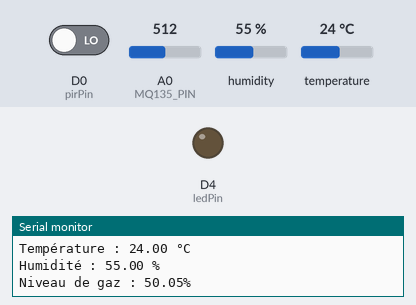
A sketch run on a simulated ESP8266 (NodeMCU). On the bench: output pins drawn as LEDs (lit = HIGH), the last lines printed to the serial monitor. The test bench sets the inputs (shaded band); at power-on: D0 (pirPin) LOW, A0 (MQ135_PIN) = 512, humidity 55 %, temperature 24 °C. WiFi joins after 1.5 s; servers stay silent unless stated; no MQTT or app messages arrive unless stated.

Above: at 2.7 s.
2.8 s: D0 (pirPin) driven HIGH
At 4.9 s:
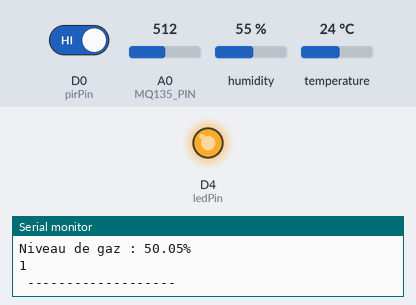
5.2 s: D0 (pirPin) driven LOW
At 6.3 s:
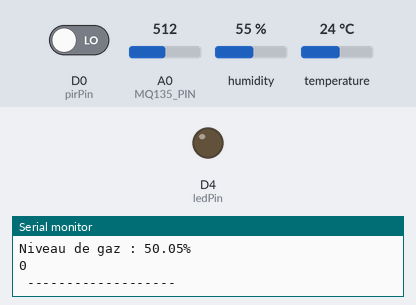
Timing chart, 0 to 8.2 s (numbered marks = the images above; inputs shaded):
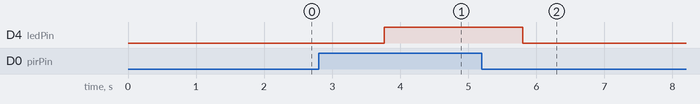

The sketch:

zone_jaune.ino
```cpp
#include <DHT.h>
#include <PubSubClient.h>
#include <ESP8266WiFi.h>

// Broche du capteur de température et d'humidité
#define DHT_PIN D3
#define DHT_TYPE DHT22

// Broche du capteur de qualité de l'air
#define MQ135_PIN A0

// Informations de connexion WiFi
const char* ssid = "Groupe3-IoT";
const char* password = "tpRT9025";

// Informations du serveur MQTT
const char* mqtt_server = "192.168.1.100";
const int mqtt_port = 8883; // Port MQTT sécurisé

WiFiClientSecure espClient;
PubSubClient client(espClient);

DHT dht(DHT_PIN, DHT_TYPE);
const int pirPin = 16; // Broche du capteur PIR
const int ledPin = 2; // Broche de la LED

void setup() {
  pinMode(MQ135_PIN, INPUT);
  pinMode(pirPin, INPUT); // Configurer la broche du capteur PIR en entrée
  pinMode(ledPin, OUTPUT); // Configurer la broche de la LED en sortie

  Serial.begin(9600);
  setupWiFi();
  setupTemperature();
}

void loop() {
  if (!client.connected()) {
    reconnect();
  }
  client.loop();

  // Vérifier la connexion MQTT
  if (client.connected()) {
    Serial.println("Connecté au broker MQTT");
  } else {
    Serial.println("Erreur : Non connecté au broker MQTT !");
  }

  // Lecture et publication de la température et de l'humidité
  readAndPublishTemperature();
  readAndPublishHumidity();

  // Lecture et publication de la qualité de l'air
  readAndPublishAirQuality(MQ135_PIN);

  // Lecture et publication du mouvement
  readAndPublishMovement();

  Serial.println("\n -------------------"); // Ajout d'une nouvelle ligne
  // Attendre une seconde avant la prochaine itération
  delay(1000);
}

void setupWiFi() {
  Serial.print("Connexion à ");
  Serial.println(ssid);
  WiFi.begin(ssid, password);

  // Attendre que la connexion soit établie
  while (WiFi.status() != WL_CONNECTED) {
    delay(500);
    Serial.print(".");
  }

  Serial.println("");
  Serial.println("WiFi connecté");
  Serial.println("Adresse IP : ");
  Serial.println(WiFi.localIP());

  // Configuration du client MQTT avec le serveur et le port
  client.setServer(mqtt_server, mqtt_port);
  // Configuration du client MQTT avec le certificat (aucun pour ce cas)
  espClient.setInsecure();
}

void setupTemperature() {
  dht.begin();
}

void readAndPublishTemperature() {
  float temperature = dht.readTemperature();
  if (!isnan(temperature)) {
    Serial.print("Température : ");
    Serial.print(temperature);
    Serial.println(" °C");

    // Publication de la température sur le serveur MQTT si connecté
    if (client.connected()) {
      client.publish("technique/sensors/temperature", String(temperature).c_str());
    } else {
      Serial.println("Erreur : Non connecté au broker MQTT !");
    }
  } else {
    Serial.println("Échec de lecture de la température !");
  }
}

void readAndPublishHumidity() {
  float humidity = dht.readHumidity();
  if (!isnan(humidity)) {
    Serial.print("Humidité : ");
    Serial.print(humidity);
    Serial.println(" %");

    // Publication de l'humidité sur le serveur MQTT si connecté
    if (client.connected()) {
      client.publish("technique/sensors/humidite", String(humidity).c_str());
    } else {
      Serial.println("Erreur : Non connecté au broker MQTT !");
    }
  } else {
    Serial.println("Échec de lecture de l'humidité !");
  }
}

void readAndPublishAirQuality(int gasSensor) {
  // Lecture du niveau de gaz (MQ-5)
  float gasLevel = analogRead(gasSensor) * 100.0 / 1023;

  // Affichage du niveau de gaz
  Serial.print("Niveau de gaz : ");
  Serial.print(gasLevel);
  Serial.println("%");

  // Publication du niveau de gaz sur le serveur MQTT si connecté
  if (client.connected()) {
    client.publish("technique/sensors/fumee", String(gasLevel).c_str());
  } else {
    Serial.println("Erreur : Non connecté au broker MQTT !");
  }
}

void readAndPublishMovement() {
  int pirState = digitalRead(pirPin); // Lire l'état du capteur PIR

  if (pirState == HIGH) { // Si le capteur détecte un mouvement
    digitalWrite(ledPin, HIGH); // Allumer la LED
    Serial.println("1"); // Afficher un message de débogage

    if (client.connected()) {
      client.publish("technique/sensors/mouvement", "1");
    } else {
      Serial.println("Erreur : Non connecté au broker MQTT !");
    }

    delay(1000); // Attendre pendant 1 seconde
  } else {
    digitalWrite(ledPin, LOW); // Éteindre la LED si aucun mouvement n'est détecté

    if (client.connected()) {
      client.publish("technique/sensors/mouvement", "0");
    } else {
      Serial.println("Erreur : Non connecté au broker MQTT !");
    }
    Serial.println("0"); //
  }
}

void reconnect() {
  // Tentative de reconnexion au broker MQTT
  while (!client.connected()) {
    Serial.print("Tentative de connexion au broker MQTT...");

    // Essayer de se connecter
    if (client.connect("ESP8266Client")) {
      Serial.println("connecté");
    } else {
      Serial.print("échec, rc=");
      Serial.print(client.state());
      Serial.println(" nouvelle tentative dans 5 secondes");
      // Attendre 5 secondes avant de réessayer
      delay(5000);
    }
  }
}
```

Measured:
- after the input at 2.8 s, D4 (ledPin): LOW → HIGH after 0.96 s
- after the input at 5.2 s, D4 (ledPin): HIGH → LOW after 0.60 s
